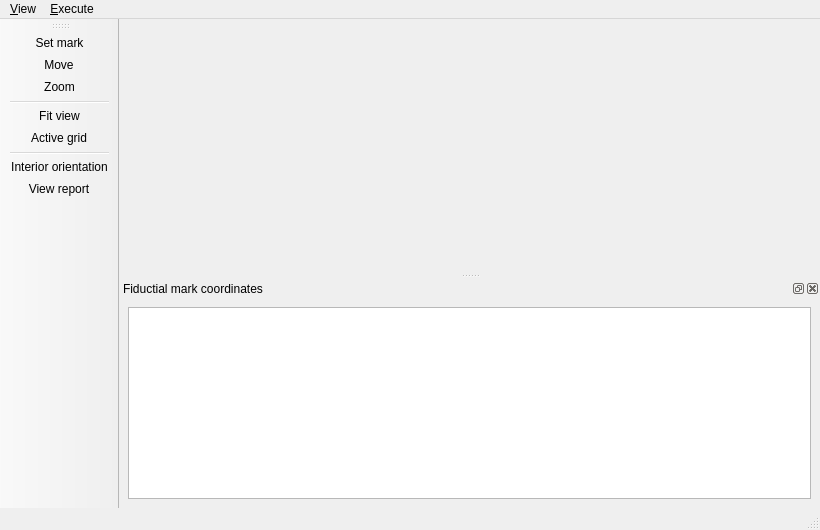
<?xml version="1.0" encoding="UTF-8"?>
<ui version="4.0">
 <class>IOMainWindow</class>
 <widget class="QMainWindow" name="IOMainWindow">
  <property name="geometry">
   <rect>
    <x>0</x>
    <y>0</y>
    <width>820</width>
    <height>530</height>
   </rect>
  </property>
  <property name="windowTitle">
   <string>Interior Orientation</string>
  </property>
  <property name="windowIcon">
   <iconset resource="../resource/resource.qrc">
    <normaloff>:/icon/WindowIcon.png</normaloff>:/icon/WindowIcon.png</iconset>
  </property>
  <widget class="QWidget" name="centralwidget">
   <layout class="QGridLayout"/>
  </widget>
  <widget class="QStatusBar" name="statusbar"/>
  <widget class="QMenuBar" name="menuBar">
   <property name="geometry">
    <rect>
     <x>0</x>
     <y>0</y>
     <width>820</width>
     <height>23</height>
    </rect>
   </property>
   <widget class="QMenu" name="menuView">
    <property name="title">
     <string>&amp;View</string>
    </property>
    <addaction name="actionSet_mark"/>
    <addaction name="actionMove"/>
    <addaction name="actionZoom"/>
    <addaction name="separator"/>
    <addaction name="actionFit_view"/>
    <addaction name="actionActive_grid"/>
   </widget>
   <widget class="QMenu" name="menuExecute">
    <property name="title">
     <string>&amp;Execute</string>
    </property>
    <addaction name="actionInterior_orientation"/>
    <addaction name="actionView_report"/>
   </widget>
   <addaction name="menuView"/>
   <addaction name="menuExecute"/>
  </widget>
  <widget class="QToolBar" name="toolBar">
   <property name="mouseTracking">
    <bool>false</bool>
   </property>
   <property name="windowTitle">
    <string>toolBar</string>
   </property>
   <property name="layoutDirection">
    <enum>Qt::LeftToRight</enum>
   </property>
   <property name="autoFillBackground">
    <bool>false</bool>
   </property>
   <property name="toolButtonStyle">
    <enum>Qt::ToolButtonIconOnly</enum>
   </property>
   <attribute name="toolBarArea">
    <enum>LeftToolBarArea</enum>
   </attribute>
   <attribute name="toolBarBreak">
    <bool>false</bool>
   </attribute>
   <addaction name="actionSet_mark"/>
   <addaction name="actionMove"/>
   <addaction name="actionZoom"/>
   <addaction name="separator"/>
   <addaction name="actionFit_view"/>
   <addaction name="actionActive_grid"/>
   <addaction name="separator"/>
   <addaction name="actionInterior_orientation"/>
   <addaction name="actionView_report"/>
  </widget>
  <widget class="QDockWidget" name="dockWidget">
   <property name="contextMenuPolicy">
    <enum>Qt::NoContextMenu</enum>
   </property>
   <property name="windowIcon">
    <iconset>
     <normaloff/>
    </iconset>
   </property>
   <property name="floating">
    <bool>false</bool>
   </property>
   <property name="features">
    <set>QDockWidget::AllDockWidgetFeatures</set>
   </property>
   <property name="windowTitle">
    <string>Fiductial mark coordinates</string>
   </property>
   <attribute name="dockWidgetArea">
    <number>8</number>
   </attribute>
   <widget class="QWidget" name="dockWidgetContents">
    <layout class="QGridLayout">
     <item row="0" column="0">
      <widget class="QTableView" name="table1"/>
     </item>
    </layout>
   </widget>
  </widget>
  <action name="actionZoom">
   <property name="checkable">
    <bool>true</bool>
   </property>
   <property name="icon">
    <iconset resource="../resource/resource.qrc">
     <normaloff>:/icon/find.png</normaloff>:/icon/find.png</iconset>
   </property>
   <property name="text">
    <string>&amp;Zoom</string>
   </property>
   <property name="toolTip">
    <string>&lt;!DOCTYPE HTML PUBLIC &quot;-//W3C//DTD HTML 4.0//EN&quot; &quot;http://www.w3.org/TR/REC-html40/strict.dtd&quot;&gt;
&lt;html&gt;&lt;head&gt;&lt;meta name=&quot;qrichtext&quot; content=&quot;1&quot; /&gt;&lt;style type=&quot;text/css&quot;&gt;
p, li { white-space: pre-wrap; }
&lt;/style&gt;&lt;/head&gt;&lt;body style=&quot; font-family:'Sans'; font-size:10pt; font-weight:400; font-style:normal;&quot;&gt;
&lt;p style=&quot; margin-top:0px; margin-bottom:0px; margin-left:0px; margin-right:0px; -qt-block-indent:0; text-indent:0px;&quot;&gt;&lt;span style=&quot; color:#000000;&quot;&gt;Zoom&lt;/span&gt;&lt;/p&gt;&lt;/body&gt;&lt;/html&gt;</string>
   </property>
   <property name="shortcut">
    <string>Ctrl+Z</string>
   </property>
  </action>
  <action name="actionExit">
   <property name="icon">
    <iconset resource="../resource/resource.qrc">
     <normaloff>:/icon/exit2.png</normaloff>:/icon/exit2.png</iconset>
   </property>
   <property name="text">
    <string>&amp;Exit</string>
   </property>
   <property name="shortcut">
    <string>Ctrl+E</string>
   </property>
  </action>
  <action name="actionView_report">
   <property name="icon">
    <iconset resource="../resource/resource.qrc">
     <normaloff>:/icon/table.png</normaloff>:/icon/table.png</iconset>
   </property>
   <property name="text">
    <string>View &amp;report</string>
   </property>
   <property name="toolTip">
    <string>&lt;!DOCTYPE HTML PUBLIC &quot;-//W3C//DTD HTML 4.0//EN&quot; &quot;http://www.w3.org/TR/REC-html40/strict.dtd&quot;&gt;
&lt;html&gt;&lt;head&gt;&lt;meta name=&quot;qrichtext&quot; content=&quot;1&quot; /&gt;&lt;style type=&quot;text/css&quot;&gt;
p, li { white-space: pre-wrap; }
&lt;/style&gt;&lt;/head&gt;&lt;body style=&quot; font-family:'Sans'; font-size:10pt; font-weight:400; font-style:normal;&quot;&gt;
&lt;p style=&quot; margin-top:0px; margin-bottom:0px; margin-left:0px; margin-right:0px; -qt-block-indent:0; text-indent:0px;&quot;&gt;&lt;span style=&quot; color:#000000;&quot;&gt;View report&lt;/span&gt;&lt;/p&gt;&lt;/body&gt;&lt;/html&gt;</string>
   </property>
   <property name="shortcut">
    <string>Ctrl+R</string>
   </property>
  </action>
  <action name="actionFit_view">
   <property name="icon">
    <iconset resource="../resource/resource.qrc">
     <normaloff>:/icon/fit.png</normaloff>:/icon/fit.png</iconset>
   </property>
   <property name="text">
    <string>Fit &amp;view</string>
   </property>
   <property name="toolTip">
    <string>&lt;!DOCTYPE HTML PUBLIC &quot;-//W3C//DTD HTML 4.0//EN&quot; &quot;http://www.w3.org/TR/REC-html40/strict.dtd&quot;&gt;
&lt;html&gt;&lt;head&gt;&lt;meta name=&quot;qrichtext&quot; content=&quot;1&quot; /&gt;&lt;style type=&quot;text/css&quot;&gt;
p, li { white-space: pre-wrap; }
&lt;/style&gt;&lt;/head&gt;&lt;body style=&quot; font-family:'Sans'; font-size:10pt; font-weight:400; font-style:normal;&quot;&gt;
&lt;p style=&quot; margin-top:0px; margin-bottom:0px; margin-left:0px; margin-right:0px; -qt-block-indent:0; text-indent:0px;&quot;&gt;&lt;span style=&quot; color:#000000;&quot;&gt;Fit view&lt;/span&gt;&lt;/p&gt;&lt;/body&gt;&lt;/html&gt;</string>
   </property>
   <property name="shortcut">
    <string>Ctrl+V</string>
   </property>
  </action>
  <action name="actionSet_mark">
   <property name="checkable">
    <bool>true</bool>
   </property>
   <property name="icon">
    <iconset resource="../resource/resource.qrc">
     <normaloff>:/icon/mark.png</normaloff>:/icon/mark.png</iconset>
   </property>
   <property name="text">
    <string>&amp;Set mark</string>
   </property>
   <property name="iconText">
    <string>Set mark</string>
   </property>
   <property name="toolTip">
    <string>&lt;!DOCTYPE HTML PUBLIC &quot;-//W3C//DTD HTML 4.0//EN&quot; &quot;http://www.w3.org/TR/REC-html40/strict.dtd&quot;&gt;
&lt;html&gt;&lt;head&gt;&lt;meta name=&quot;qrichtext&quot; content=&quot;1&quot; /&gt;&lt;style type=&quot;text/css&quot;&gt;
p, li { white-space: pre-wrap; }
&lt;/style&gt;&lt;/head&gt;&lt;body style=&quot; font-family:'Sans'; font-size:10pt; font-weight:400; font-style:normal;&quot;&gt;
&lt;p style=&quot; margin-top:0px; margin-bottom:0px; margin-left:0px; margin-right:0px; -qt-block-indent:0; text-indent:0px;&quot;&gt;&lt;span style=&quot; color:#000000;&quot;&gt;Set mark&lt;/span&gt;&lt;/p&gt;&lt;/body&gt;&lt;/html&gt;</string>
   </property>
   <property name="shortcut">
    <string>Ctrl+S</string>
   </property>
  </action>
  <action name="actionInterior_orientation">
   <property name="icon">
    <iconset resource="../resource/resource.qrc">
     <normaloff>:/icon/interior.ico</normaloff>:/icon/interior.ico</iconset>
   </property>
   <property name="text">
    <string>Interior &amp;orientation</string>
   </property>
   <property name="toolTip">
    <string>&lt;!DOCTYPE HTML PUBLIC &quot;-//W3C//DTD HTML 4.0//EN&quot; &quot;http://www.w3.org/TR/REC-html40/strict.dtd&quot;&gt;
&lt;html&gt;&lt;head&gt;&lt;meta name=&quot;qrichtext&quot; content=&quot;1&quot; /&gt;&lt;style type=&quot;text/css&quot;&gt;
p, li { white-space: pre-wrap; }
&lt;/style&gt;&lt;/head&gt;&lt;body style=&quot; font-family:'Sans'; font-size:10pt; font-weight:400; font-style:normal;&quot;&gt;
&lt;p style=&quot; margin-top:0px; margin-bottom:0px; margin-left:0px; margin-right:0px; -qt-block-indent:0; text-indent:0px;&quot;&gt;&lt;span style=&quot; color:#000000;&quot;&gt;Interior orientation&lt;/span&gt;&lt;/p&gt;&lt;/body&gt;&lt;/html&gt;</string>
   </property>
   <property name="shortcut">
    <string>Ctrl+O</string>
   </property>
  </action>
  <action name="actionMove">
   <property name="checkable">
    <bool>true</bool>
   </property>
   <property name="icon">
    <iconset resource="../resource/resource.qrc">
     <normaloff>:/icon/move.png</normaloff>:/icon/move.png</iconset>
   </property>
   <property name="text">
    <string>&amp;Move</string>
   </property>
   <property name="toolTip">
    <string>&lt;!DOCTYPE HTML PUBLIC &quot;-//W3C//DTD HTML 4.0//EN&quot; &quot;http://www.w3.org/TR/REC-html40/strict.dtd&quot;&gt;
&lt;html&gt;&lt;head&gt;&lt;meta name=&quot;qrichtext&quot; content=&quot;1&quot; /&gt;&lt;style type=&quot;text/css&quot;&gt;
p, li { white-space: pre-wrap; }
&lt;/style&gt;&lt;/head&gt;&lt;body style=&quot; font-family:'Sans'; font-size:10pt; font-weight:400; font-style:normal;&quot;&gt;
&lt;p style=&quot; margin-top:0px; margin-bottom:0px; margin-left:0px; margin-right:0px; -qt-block-indent:0; text-indent:0px;&quot;&gt;&lt;span style=&quot; color:#000000;&quot;&gt;Move&lt;/span&gt;&lt;/p&gt;&lt;/body&gt;&lt;/html&gt;</string>
   </property>
   <property name="shortcut">
    <string>Ctrl+M</string>
   </property>
  </action>
  <action name="actionActive_grid">
   <property name="icon">
    <iconset resource="../resource/resource.qrc">
     <normaloff>:/icon/grid.png</normaloff>:/icon/grid.png</iconset>
   </property>
   <property name="text">
    <string>&amp;Active grid</string>
   </property>
   <property name="iconText">
    <string>Active grid</string>
   </property>
   <property name="toolTip">
    <string>&lt;!DOCTYPE HTML PUBLIC &quot;-//W3C//DTD HTML 4.0//EN&quot; &quot;http://www.w3.org/TR/REC-html40/strict.dtd&quot;&gt;
&lt;html&gt;&lt;head&gt;&lt;meta name=&quot;qrichtext&quot; content=&quot;1&quot; /&gt;&lt;style type=&quot;text/css&quot;&gt;
p, li { white-space: pre-wrap; }
&lt;/style&gt;&lt;/head&gt;&lt;body style=&quot; font-family:'Sans'; font-size:10pt; font-weight:400; font-style:normal;&quot;&gt;
&lt;p style=&quot; margin-top:0px; margin-bottom:0px; margin-left:0px; margin-right:0px; -qt-block-indent:0; text-indent:0px;&quot;&gt;&lt;span style=&quot; color:#000000;&quot;&gt;Active grid&lt;/span&gt;&lt;/p&gt;&lt;/body&gt;&lt;/html&gt;</string>
   </property>
   <property name="shortcut">
    <string>Ctrl+A</string>
   </property>
   <property name="visible">
    <bool>false</bool>
   </property>
  </action>
 </widget>
 <resources>
  <include location="../resource/resource.qrc"/>
 </resources>
 <connections/>
</ui>
